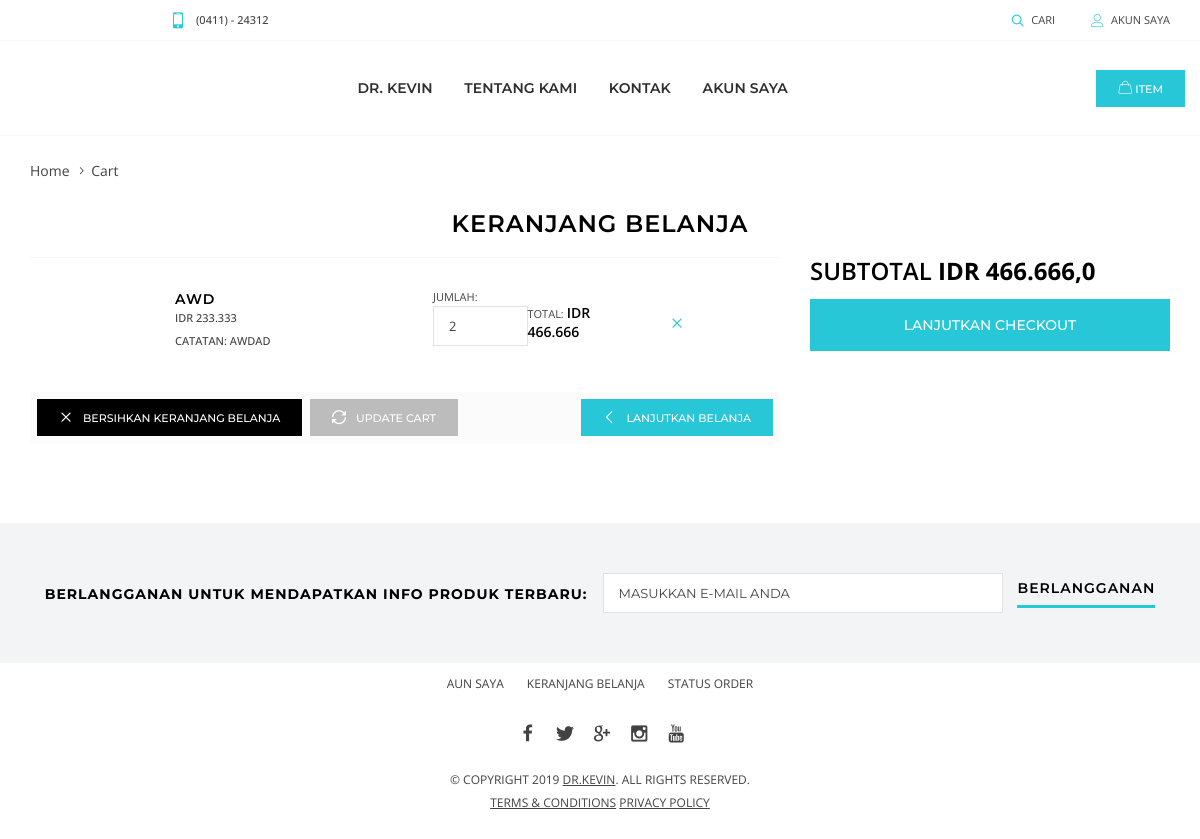
The app's page /cart/ (signed in) with its own data.
### barang/models.py (models this page shows, shortened)
class Cart(models.Model):
    user = models.ForeignKey(settings.AUTH_USER_MODEL, on_delete=models.CASCADE)
    ordered = models.BooleanField(default=False)
    item = models.ForeignKey(Produk, on_delete=models.CASCADE)
    quantity = models.IntegerField(default=1)
    pesan = models.TextField(null=True)
    harga = models.DecimalField(max_digits=1000000, decimal_places=0, null=True)
    def get_total_item_price(self):
        return self.quantity * self.item.harga

class Produk(models.Model):
    namaproduk = models.CharField(max_length=50)
    harga = models.DecimalField(max_digits=1000000, decimal_places=0)
    stok = models.IntegerField()
    gambar_barang = models.ImageField(upload_to="images", null=True)
    keterangan = models.TextField()
    kategori_produk = models.ForeignKey(KategoriBarang, on_delete=models.CASCADE, null=True)
    class Meta:
        verbose_name_plural = "Produk"

### barang/views.py (the view)
# urls.py: path('cart/', OrderSummaryView.as_view(), name='cart'),
class OrderSummaryView(LoginRequiredMixin, View):
    def get(self, *args, **kwargs):
        jml = Cart.objects.filter(user=self.request.user, ordered=False,)
        pesan = PesanForm()
        jumlah = JumlahForm(initial={'quantity': jml})
        try:
            order = Cart.objects.filter(user=self.request.user, ordered=False)
            total = Cart.objects.filter(user=self.request.user, ordered=False).aggregate(
                total=Sum(F('quantity') * F('harga'), output_field=FloatField()))['total']
            return render(self.request, 'keranjang.html', {'order': order, 'total': total, 'pesan': pesan, 'jumlah':jumlah})
        except ObjectDoesNotExist:
            messages.warning(self.request, "You do not have an active order")
            return redirect("/")

### barang/forms.py
class PesanForm(forms.ModelForm):
    class Meta:
        model = Cart
        fields = ['pesan']

class JumlahForm(forms.ModelForm):
    class Meta:
        model = Cart
        fields = ['quantity']

### templates/keranjang.html
{% extends 'base.html' %}
{% load humanize %}
{% load staticfiles %}
{% load crispy_forms_tags %}
{% block content %}
    <div class="page-content">
        <div class="holder mt-0">
            <div class="container">
                <ul class="breadcrumbs">
                    <li><a href="index-2.html">Home</a></li>
                    <li><span>Cart</span></li>
                </ul>
            </div>
        </div>
        <div class="holder mt-0">
            <div class="container">
                <h1 class="text-center">Keranjang Belanja</h1>
                <div class="row">
                    <div class="col-md-8">
                        <div class="cart-table">
                            {% for order_item in order %}
                            <div class="cart-table-prd">
                                <div class="cart-table-prd-image"><a href="#"><img src="images/products/xsmall/product-05.jpg" alt=""></a></div>
                                <div class="cart-table-prd-name">
                                    <h2><a href="#">{{ order_item.item.namaproduk }}</a></h2>
                                    <h5><a href="#"> IDR {{ order_item.item.harga|intcomma }}</a></h5>
                                    {% if order_item.pesan %}
                                    <h5><a href="#">Catatan: {{ order_item.pesan }}</a></h5>
                                    {% endif %}
                                </div>
                                <div class="cart-table-prd-qty" ><span>jumlah:</span>  <div class="form-group"><input type="text" maxlength="4" size="4" class="form-control" value="{{ order_item.quantity }}"></div></div>
                                <div class="cart-table-prd-price"><span>Total:</span> <b>IDR {{ order_item.get_total_item_price|intcomma }}</b></div>
                                <div class="cart-table-prd-action"> <a href="{% url 'delete' order_item.id %}" class="icon-cross"></a></div>
                            </div>
                            {% endfor %}
                            <div class="cart-table-total">
                                <div class="row">
                                    <div class="col-sm"><a href="#" class="btn btn--alt"><i class="icon-cross"></i><span>bersihkan keranjang belanja</span></a> <a href="#" class="btn btn--grey"><i class="icon-repeat"></i><span>update cart</span></a></div>
                                    <div class="col-sm-auto"><a href="#" class="btn"><i class="icon-angle-left"></i><span>lanjutkan belanja</span></a></div>
                                </div>
                            </div>
                        </div>
                    </div>
                    <div class="col-md-4">
                        <div class="sidebar-block">
                            <div class="card-total text-uppercase">Subtotal <span class="card-total-price">IDR {{ total|intcomma }}</span></div>
                            <a href="{% url 'checkouts-home' %}" class="btn btn--full btn--lg"><span>Lanjutkan Checkout</span></a>
                        </div>
                    </div>
                </div>
            </div>
        </div>
    </div>
{% endblock %}

### records on screen
Cart: item.namaproduk "AWD", item.harga "233.333", pesan "AWDAD", quantity "2", get_total_item_price "466.666"

### other values on screen
{{ total|intcomma }} "466.666,0"
